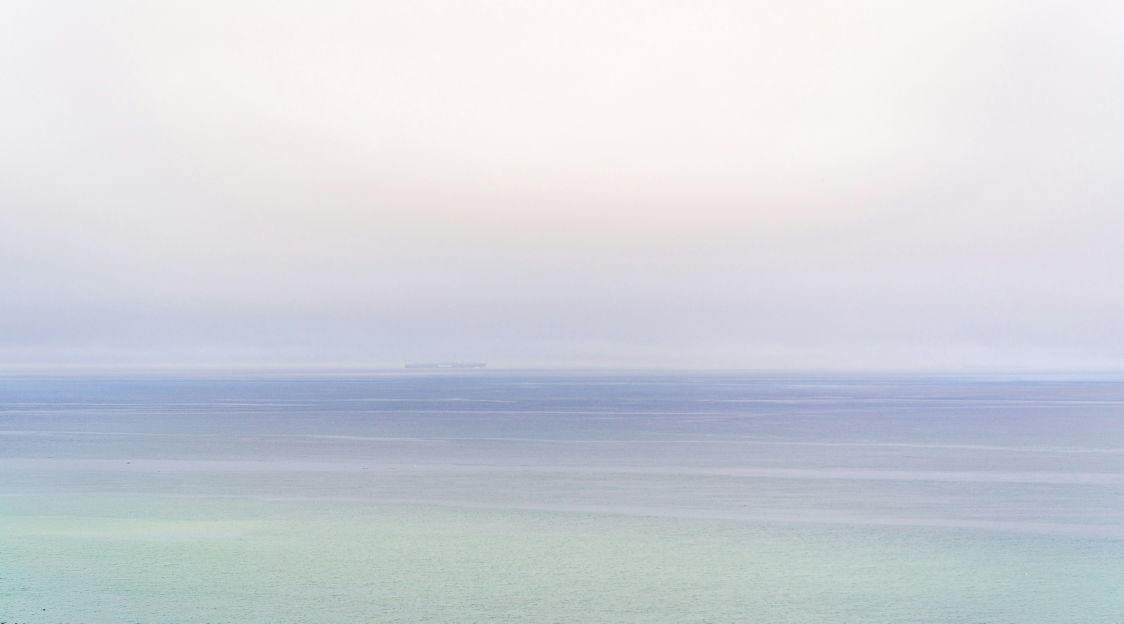
#> input picture spec/fixtures/sergei-a-7NjKwGDUmBM-unsplash.jpg, 4494 x 2493 px (shown at 1/4 size)
$ python -i website_screenshots.py   (imports and definitions only)
#> lines starting #> are read from the running program, lines starting #| are printed output that depends on the picture
"""Generate deterministic ZenOS website screenshot review artifacts."""

from __future__ import annotations

import argparse
import hashlib
import io
import json
import os
import posixpath
import re
import shutil
import signal
import sqlite3
import subprocess
import sys
import tempfile
import time
from dataclasses import asdict, dataclass
from datetime import datetime, timedelta
from pathlib import Path
from typing import Sequence
from xml.etree import ElementTree
from zipfile import BadZipFile, ZipFile

from PIL import Image

from zen_driver import ZenDriver, launch, wait_for_socket


REPO_ROOT = Path(__file__).resolve().parents[2]
CATALOG_PATH = Path(__file__).with_name("website_screenshot_scenarios.json")
DEFAULT_PROFILE = REPO_ROOT / ".website-screenshot-books.json"
ARTIFACT_ROOT = REPO_ROOT / "spec" / ".artifacts" / "screenshots"
SHOWCASE_BACKGROUND = (
    REPO_ROOT / "spec" / "fixtures" / "beach.jpg"
)
SCREEN_SIZE = (1272, 1696)
BB_TYPE_RGB32 = 5
READER_SHOWCASE_PAGE = 10
READER_SHOWCASE_PRESET = "(ZenOS) L/C/R: Chapter Time | Page | %"
READER_FOOTER_PRESETS = {
    "default": READER_SHOWCASE_PRESET,
    "pages_bar_percent": "(ZenOS) Pages | Bar | %",
}
FIXED_LOCAL_TIME = datetime(2026, 6, 18, 10, 9, 0)
FORMAT_PREFERENCE = ("EPUB", "KEPUB", "AZW3", "MOBI")
GROUPS = frozenset(("home", "library", "menus", "reader"))
SESSIONS = frozenset(("general", "reader"))
EXPECTED_IDS = frozenset((
    "zen_home", "home_bookshelf", "home_simple",
    "library_covers_full", "library_list_full", "context_menu", "stats",
    "launcher", "quicksettings", "quickstart", "zen_settings",
    "launcher_add_plugin_menu", "launcher_add_koreader_menu",
    "controls_buttons_settings", "navbar_buttons_settings",
    "reader", "reader_launcher_book_switcher",
    "reader_launcher_book_details", "reader_book_details", "page_browser_grid",
    "page_browser_carousel", "reader_dict", "reader_highlight",
))
SHOWCASE_BOOK_COUNT = 12
SHOWCASE_PLACEHOLDER_COUNT = SHOWCASE_BOOK_COUNT
SHOWCASE_NAVBAR_STATES = {
    "default": {
        "tab_order": ["home"],
        "show_icons": True,
        "show_labels": False,
    },
    "library_home_icons": {
        "tab_order": ["books", "home"],
        "show_icons": True,
        "show_labels": False,
    },
    "regular": {
        "tab_order": ["books", "authors", "series", "stats", "to_be_read", "home"],
        "show_icons": True,
        "show_labels": True,
    },
    "zen_home_icons": {
        "tab_order": ["books", "authors", "series", "stats", "to_be_read", "home"],
        "show_icons": True,
        "show_labels": False,
    },
    "navbar_settings": {
        "tab_order": [
            "books", "home", "to_be_read", "authors", "tags", "ct_showcase_folder",
        ],
        "show_icons": True,
        "show_labels": False,
    },
    "library_home_text": {
        "tab_order": ["books", "home"],
        "show_icons": False,
        "show_labels": True,
    },
    "icons_only": {
        "tab_order": ["books", "authors", "series", "stats", "to_be_read", "home"],
        "show_icons": True,
        "show_labels": False,
    },
    "text_only": {
        "tab_order": ["books", "authors", "series", "stats", "to_be_read", "home"],
        "show_icons": False,
        "show_labels": True,
    },
    "few_items": {
        "tab_order": ["books", "stats", "home"],
        "show_icons": True,
        "show_labels": True,
    },
}
NON_EMULATOR_ASSETS = frozenset((
    "plugins_folder.png", "zen_update.svg", "banner.png", "social.png",
    "og-zen.png", "zenos-banner.png",
))
MANUAL_SCREENSHOT_ASSETS = frozenset(("opds.png", "opds_context.png"))
READER_BASELINE_SETTING_KEYS = (
    "alt_status_bar",
    "color_rendering",
    "cre_font",
    "footer",
    "page_overlap_style",
    "reader_footer_custom_text",
    "reader_footer_custom_text_repetitions",
    "reader_footer_mode",
    "rotation_mode",
    "view_mode",
)


@dataclass(frozen=True)
class Scenario:
    id: str
    group: str
    session: str
    action: str
    docs: tuple[str, ...]
    options: dict[str, object]

    @property
    def filename(self) -> str:
        return f"{self.id}.png"


@dataclass(frozen=True)
class BookRequest:
    calibre_id: int | None
    expected_title: str
    direct_path: str | None
    role: str
    keywords: str | None = None
    authors: str | None = None


@dataclass(frozen=True)
class ResolvedBook:
    calibre_id: int | None
    title: str
    authors: str
    series: str | None
    source: Path
    role: str
    format: str
    keywords: str | None = None


@dataclass(frozen=True)
class StagedBook:
    calibre_id: int | None
    title: str
    authors: str
    series: str | None
    source: Path
    path: Path
    role: str
    format: str
    keywords: str | None = None


class CaptureError(RuntimeError):
    pass


# [299 lines left out: functions sha256_file, snapshot_files, snapshot_tree, load_catalog, validate_catalog, load_profile and 7 more, not called in this run]


def _write_lua(path: Path, value: object) -> None:
    path.parent.mkdir(parents=True, exist_ok=True)
    path.write_text("return " + _lua(value) + "\n", encoding="utf-8")


# [199 lines left out: functions _lua_merge_override, _write_merged_lua, _settings_baseline_files, _zen_config, not called in this run]


def _embedded_cover(source: Path) -> tuple[Image.Image, str] | None:
    if source.suffix.lower() not in (".epub", ".kepub"):
        return None
    try:
        with ZipFile(source) as archive:
            names = archive.namelist()
            opf_name: str | None = None
            if "META-INF/container.xml" in names:
                container = ElementTree.fromstring(archive.read("META-INF/container.xml"))
                rootfile = container.find(".//{*}rootfile")
                if rootfile is not None:
                    opf_name = rootfile.attrib.get("full-path")
            if not opf_name:
                opf_name = next((name for name in names if name.lower().endswith(".opf")), None)
            candidates: list[str] = []
            if opf_name and opf_name in names:
                package = ElementTree.fromstring(archive.read(opf_name))
                cover_ids = {
                    element.attrib.get("content")
                    for element in package.findall(".//{*}meta")
                    if element.attrib.get("name", "").casefold() == "cover"
                }
                base = posixpath.dirname(opf_name)
                for item in package.findall(".//{*}manifest/{*}item"):
                    properties = item.attrib.get("properties", "").split()
                    if item.attrib.get("id") in cover_ids or "cover-image" in properties:
                        href = item.attrib.get("href")
                        if href:
                            candidates.append(posixpath.normpath(posixpath.join(base, href)))
            candidates.extend(
                name for name in names
                if re.search(r"(^|[/_.-])cover([/_.-]|$)", name, re.IGNORECASE)
                and name.lower().endswith((".jpg", ".jpeg", ".png", ".webp"))
            )
            candidates.extend(
                name for name in names
                if name.lower().endswith((".jpg", ".jpeg", ".png", ".webp"))
            )
            for name in dict.fromkeys(candidates):
                if name not in names:
                    continue
                try:
                    with Image.open(io.BytesIO(archive.read(name))) as image:
                        if image.width < 100 or image.height < 100:
                            continue
                        return image.convert("RGB"), f"{image.width}x{image.height}"
                except (OSError, ValueError):
                    continue
    except (BadZipFile, KeyError, ElementTree.ParseError):
        return None
    return None


# [59 lines left out: functions _embedded_description, _embedded_keywords, not called in this run]


def _cover_blob(source: Path) -> tuple[int, int, str, bytes] | None:
    cover = _embedded_cover(source)
    zstd = shutil.which("zstd")
    if cover is None or zstd is None:
        return None
    image, size_tag = cover
    image.thumbnail((360, 540), Image.Resampling.LANCZOS)
    image = image.convert("RGBA")
    raw = image.tobytes()
    compressed = subprocess.run(
        [zstd, "-q", "-c", f"--stream-size={len(raw)}", "-"],
        input=raw,
        capture_output=True,
        check=True,
    ).stdout
    return image.width, image.height, size_tag, compressed


# [400 lines left out: functions _seed_bookinfo, _seed_statistics, _seed_sidecars, stage_showcase_background, seed_showcase, extract_docs_inventory and 3 more, not called in this run]


def write_report(path: Path, report: dict[str, object]) -> None:
    path.parent.mkdir(parents=True, exist_ok=True)
    path.write_text(json.dumps(report, indent=2, sort_keys=True) + "\n", encoding="utf-8")


# [83 lines left out: functions export_screenshots, _require_ok, _wait_for, stable_frame, crop_from_bounds, not called in this run]


class CaptureWorkflow:
    # [26 lines left out: functions __init__, _role, not called in this run]

    def _reset(self, driver: ZenDriver, session: str) -> None:
        _require_ok(driver.command("reset_showcase_ui", session=session), "reset showcase UI")

    # [611 lines left out: functions _reader_at_showcase_page, _prepare_scenario, _semantic_bounds, _capture_one, _session, run and 3 more, not called in this run]


def _website_root() -> Path | None:
    candidate = REPO_ROOT.parent / "website"
    return candidate if candidate.is_dir() else None


# [104 lines left out: functions _is_within, build_parser, main, not called in this run]


# [2 lines not run here, left out]

>>> import cv2
>>> picture = cv2.imread('../fixtures/sergei-a-7NjKwGDUmBM-unsplash.jpg', cv2.IMREAD_GRAYSCALE)
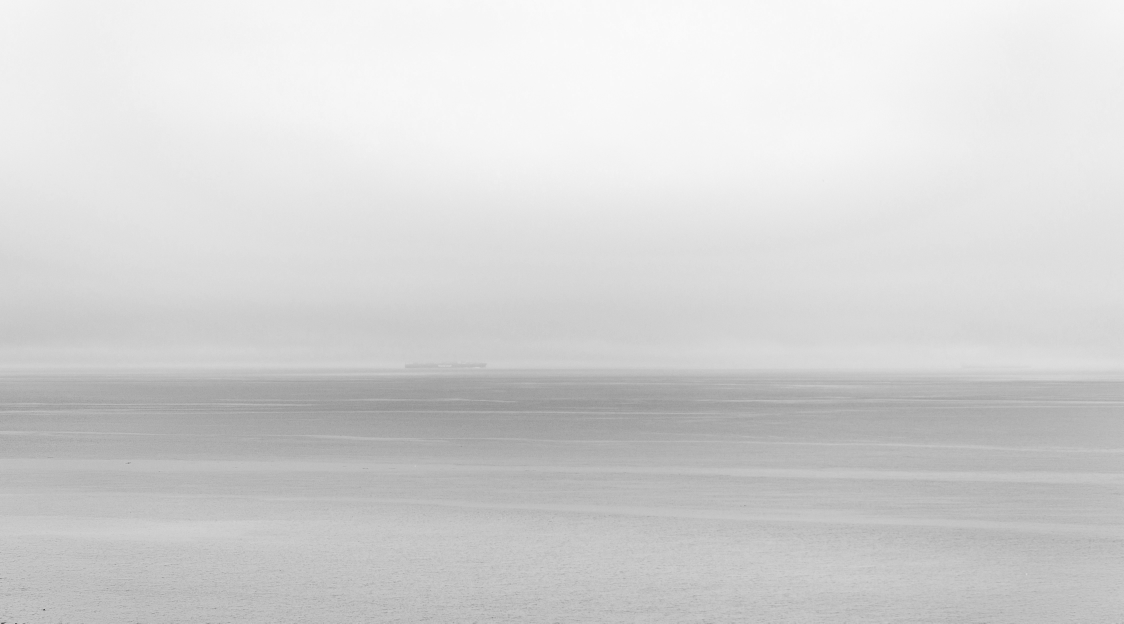
#> picture: shape (2493, 4494) (shown at 1/4 size); min 2, max 252, mean 211.8
#> (the run stopped early here; a loop or call above may not have finished)
